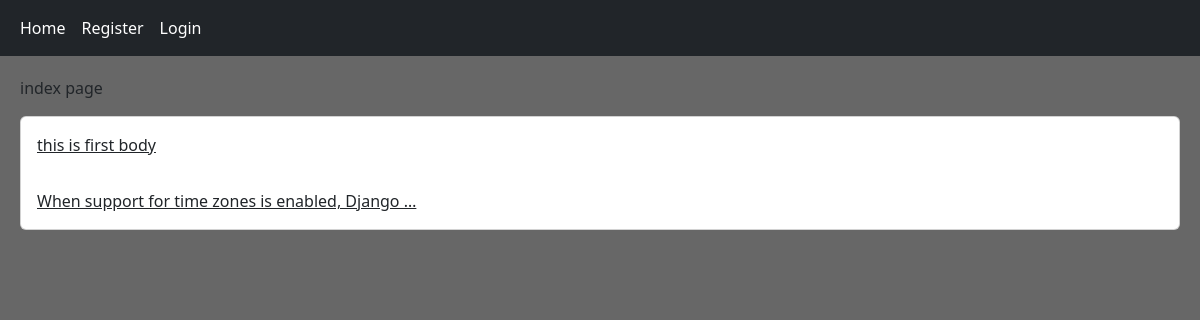
Before: / with the older database file.
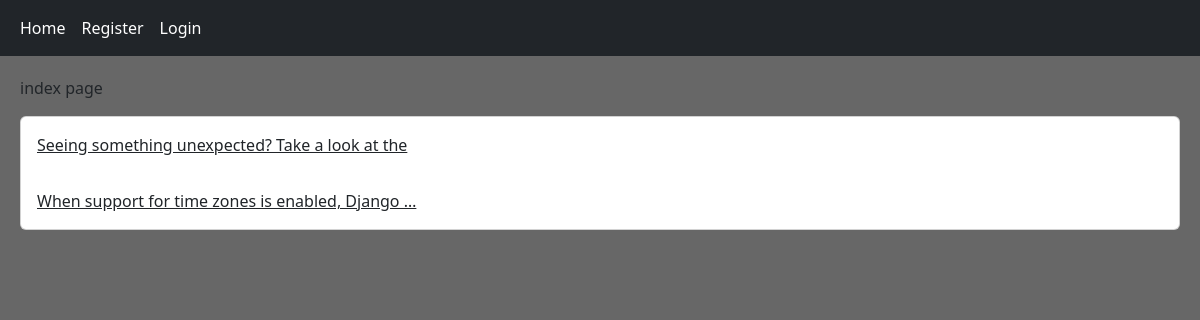
After: the same page with the newer database file.
### home/models.py (models this page shows, shortened)
class Post(models.Model):
    user    = models.ForeignKey(User, on_delete=models.CASCADE)
    body    = models.TextField()
    slug    = models.SlugField()
    created = models.DateTimeField(auto_now_add=True)
    updated = models.DateTimeField(auto_now=True)
    def get_absolute_url(self):
        return reverse("home:post_detail", args=[self.id, self.slug])

### home/views.py (the view)
# urls.py: path('', views.HomeView.as_view() , name='home'),
class HomeView(View):
    def get(self, request):
        posts = Post.objects.all()
        return render(request, 'home/index.html', {'posts':posts})

### home/templates/home/index.html
{% extends 'base.html' %}
{% block content %}
  <p> index page </p>
      <div class='card'>
        {% for post in posts %}
        <a href="{{ post.get_absolute_url }}" class="card-body" >{{ post.body|truncatewords:8 }}</a>
        {% endfor %}
      </div>
{% endblock content %}

Changed rows visible on the page:
changed Post: body "this is first body" → "Seeing something unexpected? Take a look at the"
